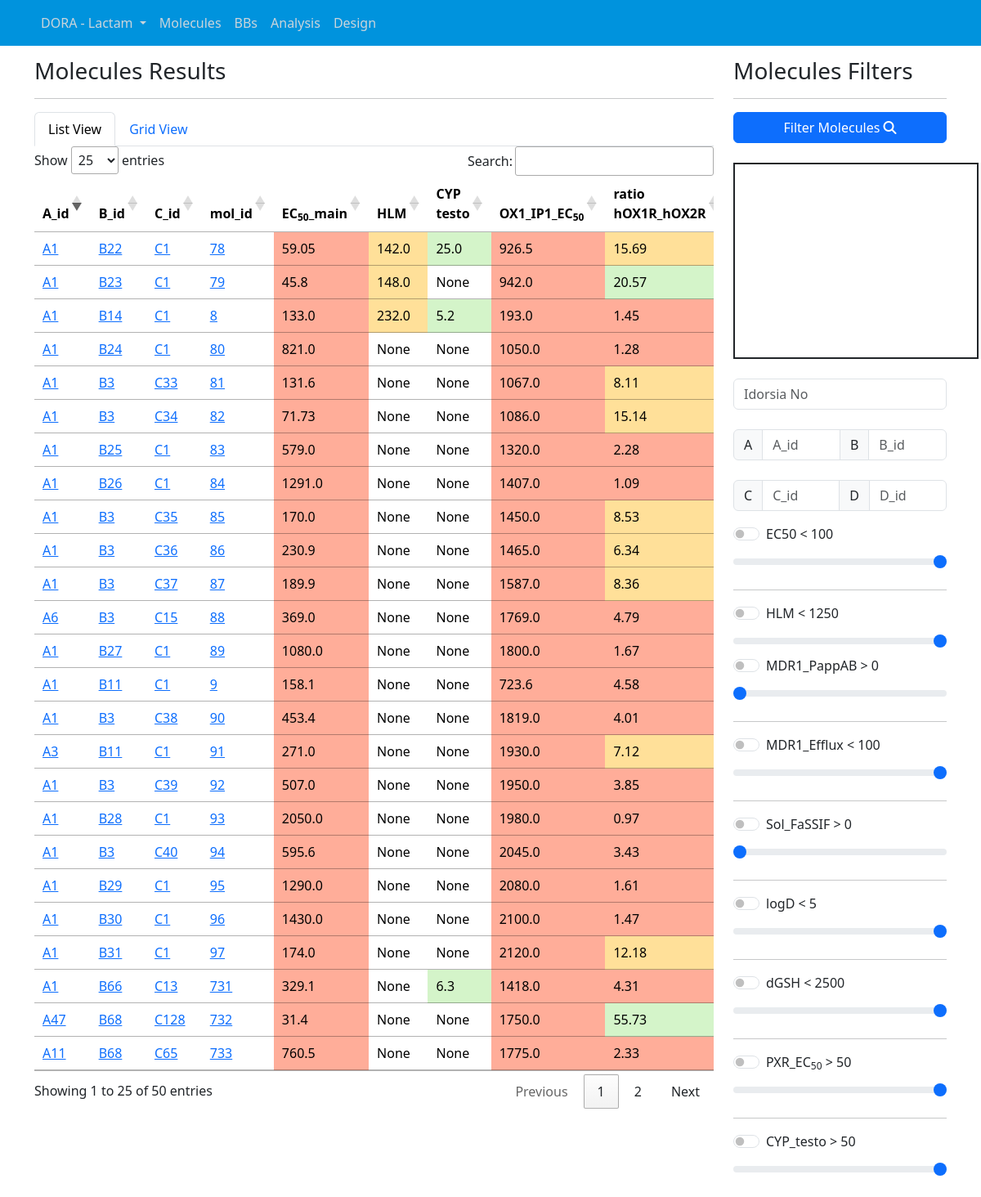
The page /molecules/ (signed in) on the database its author committed.
### projects/models.py (models this page shows, shortened)
class Series(models.Model):
    project = models.ForeignKey(Project, on_delete=models.CASCADE)
    series_name = models.CharField(max_length=25)
    sub_series = models.CharField(max_length=25, blank=True)
    n_mols = models.IntegerField(default=0)
    series_bbsar_coverage = models.FloatField(default=0)
    n_bb_tags = models.IntegerField(default=0)
    n_bbs = models.IntegerField(default=0)
    n_A = models.IntegerField(default=0)
    n_B = models.IntegerField(default=0)
    n_C = models.IntegerField(default=0)
    n_D = models.IntegerField(default=0)
    date_updated = models.DateTimeField(default=timezone.now)
    class Meta:
        unique_together = ('project', 'series_name')

class Project(models.Model):
    project_name = models.CharField(max_length=25)

### molecules/models.py (models this page shows, shortened)
class Molecule(models.Model):
    project = models.ForeignKey(Project, on_delete=models.CASCADE)
    series = models.CharField(max_length=16, default="MCs")
    sub_series = models.CharField(max_length=16, default="MC13")
    mol_smi = models.CharField(max_length=100)
    mol_id = models.CharField(max_length=16)
    mol_flag = models.CharField(max_length=32, null=True)
    A_id = models.CharField(max_length=4, null=True)
    B_id = models.CharField(max_length=4, null=True)
    C_id = models.CharField(max_length=4, null=True)
    D_id = models.CharField(max_length=4, null=True)
    bbs_id = models.CharField(max_length=16, null=True)
    BB_fu = models.FloatField(null=True)
    BBB_Brain = models.FloatField(null=True)
    BBB_Brain_2 = models.FloatField(null=True)
    BBB_Brain_Plasma_ratio = models.FloatField(null=True)
    BBB_Plasma = models.FloatField(null=True)
    BBB_Plasma_2 = models.FloatField(null=True)
    BBB_ratio_BrainPlasma = models.FloatField(null=True)
    CYP_mida = models.FloatField(null=True)
    CYP_shift = models.FloatField(null=True)
    CYP_testo = models.FloatField(null=True)
    CYP2C9_IC50 = models.FloatField(null=True)
    CYP2D6_IC50 = models.FloatField(null=True)
    CYP2C9_screening_IC50 = models.FloatField(null=True)
    CYP2D6_screening_IC50 = models.FloatField(null=True)
    CYP3A4_screening_mida_IC50 = models.FloatField(null=True)
    CYP3A4_screening_testo_IC50 = models.FloatField(null=True)
    DogLM = models.FloatField(null=True)
    DMPK_status = models.CharField(max_length=512, null=True)
    EC50_main = models.FloatField(null=True)
    FLP_EC50 = models.FloatField(null=True)
    FLP_effect = models.FloatField(null=True)
    GSH = models.FloatField(null=True)
    HLM = models.FloatField(null=True)
    hM1R_FLIPR_IC50 = models.FloatField(null=True)
    hM2R_FLIPR_IC50 = models.FloatField(null=True)
    hM3R_FLIPR_IC50 = models.FloatField(null=True)
    hM5R_FLIPR_IC50 = models.FloatField(null=True)
    IP1_effect = models.FloatField(null=True)
    KineticEV_AUC = models.FloatField(null=True)
    KineticEV_Cmax = models.FloatField(null=True)
    KineticIV_AUC = models.FloatField(null=True)
    KineticIV_Clearance = models.FloatField(null=True)
    logD = models.FloatField(null=True)
    MDR1_PappAB = models.FloatField(null=True)
    MDR1_efflux = models.FloatField(null=True)
    min_ratio_hM1R_hM2R = models.FloatField(null=True)
    MouseLM = models.FloatField(null=True)
    OX1_IP1_EC50 = models.FloatField(null=True)
    PPB_fu = models.FloatField(null=True)
    PXR_EC50 = models.FloatField(null=True)
    PXR_Emax = models.FloatField(null=True)
    ratio_hOX1R_hOX2R = models.FloatField(null=True)
    RatLM = models.FloatField(null=True)
    sol_FaSSIF = models.FloatField(null=True)
    sol_pH6 = models.FloatField(null=True)
    Tox_CellTiter_Glo_IC50 = models.FloatField(null=True)
    BPI_calc = models.FloatField(null=True)

### molecules/views.py (the view, shortened to what this page needs)
# urls.py: path('molecules/', views.molecules_home, name='molecules_home'),
def molecules_home(request):
    series_name = get_project_series_from_session(request)
    project = get_project_series_from_session(request)
    if series_name:
        n_bb_tags = series_name.n_bb_tags
        series_name = series_name.series_name
        project = project.project
        mols = Molecule.objects.filter(series=series_name)
    else:
        return redirect('projects_home')
    substr_smi = request.GET.get('smiles', '')
    mol_id = request.GET.get('molId', '')
    A_id = request.GET.get('A_id', '')
    B_id = request.GET.get('B_id', '')
    C_id = request.GET.get('C_id', '')
    D_id = request.GET.get('D_id', '')
    filter_ec50 = request.GET.get('currentFilterEC50', 20000)
    filter_ec50_on = request.GET.get('enableEC50Filter') == 'on'
    filter_HLM = request.GET.get('currentFilterHLM', 1250)
    filter_HLM_on = request.GET.get('enableHLMFilter') == 'on'
    filterMDR1PappAB = request.GET.get('currentFilterMDR1PappAB', 0)
    filter_MDR1PappAB_on = request.GET.get('enableMDR1PappABFilter') == 'on'
    filterMDR1Efflux = request.GET.get('currentFilterMDR1Efflux', 100)
    filter_MDR1Efflux_on = request.GET.get('enableMDR1EffluxFilter') == 'on'
    filterSolFaSSIF = request.GET.get('currentFilterSolFaSSIF', 0)
    filter_SolFaSSIF_on = request.GET.get('enableSolFaSSIFFilter') == 'on'
    filterLogD = request.GET.get('currentFilterLogD', 5)
    filter_LogD_on = request.GET.get('enableLogDFilter') == 'on'
    filterDGSH = request.GET.get('currentFilterDGSH', 2500)
    filter_DGSH_on = request.GET.get('enableDGSHFilter') == 'on'
    filter_PXR = request.GET.get('currentFilterPXR', 50)
    filter_PXR_on = request.GET.get('enablePXRFilter') == 'on'
    filter_CYPt = request.GET.get('currentFilterCYPt', 50)
    filter_CYPt_on = request.GET.get('enableCYPtFilter') == 'on'
    conditions = []
    mols = mols.filter(EC50_main__lte=int(filter_ec50)) if filter_ec50_on else mols
    mols = mols.filter(HLM__lte=int(filter_HLM)) if filter_HLM_on else mols
    mols = mols.filter(MDR1_PappAB__gte=int(filterMDR1PappAB)) if filter_MDR1PappAB_on else mols
    mols = mols.filter(MDR1_efflux__lte=int(filterMDR1Efflux)) if filter_MDR1Efflux_on else mols
    mols = mols.filter(sol_FaSSIF__gte=int(filterSolFaSSIF)) if filter_SolFaSSIF_on else mols
    mols = mols.filter(logD__lte=filterLogD) if filter_LogD_on else mols
    mols = mols.filter(GSH__lte=filterDGSH) if filter_DGSH_on else mols
    mols = mols.filter(PXR_EC50__gte=filter_PXR) if filter_PXR_on else mols
    mols = mols.filter(CYP_testo__gte=filter_CYPt) if filter_CYPt_on else mols
    if not any([mol_id, substr_smi, A_id, B_id, C_id, D_id, filter_ec50_on, filter_HLM_on, filter_MDR1PappAB_on, filter_MDR1Efflux_on, filter_SolFaSSIF_on, filter_LogD_on, filter_DGSH_on, filter_PXR_on, filter_CYPt_on]):
        mols = mols.all().order_by('-mol_id')[:50]
    mols_ppties_df = pd.DataFrame.from_records(mols.values()).replace({np.nan: None})
    context = {
        'mols':mols,
        'mols_ppties_df':mols_ppties_df,
        'mols_ppties_headers': mols_ppties_headers_project.get(project.project_name, []),
        'mols_ppties': mols_ppties_project.get(project.project_name, []),
        'series_name':series_name,
        'n_bb_tags': n_bb_tags,
        'project_name':project.project_name,
        'currentFilterEC50': filter_ec50,
        'currentFilterHLM': filter_HLM,
        'currentFilterMDR1PappAB': filterMDR1PappAB,
        'currentFilterMDR1Efflux': filterMDR1Efflux,
        'currentFilterSolFaSSIF':filterSolFaSSIF,
        'currentFilterLogD':filterLogD,
        'currentFilterDGSH': filterDGSH,
        'currentFilterPXR': filter_PXR,
        'currentFilterCYPt': filter_CYPt,
    }
    return render(request, 'molecules/molecules_home.html', context)

### molecules/templates/molecules/molecules_home.html (shortened to what this page needs)
{% extends "projects/base.html" %}
{% block content %}
<div class="media-body">
  <div class="row mb-3">
    <div class="col-md-9">
      <h3 class="mr-2">Molecules Results</h3>
      <hr>
      <ul class="nav nav-tabs" id="moleculesTabs" role="tablist">
        <li class="nav-item" role="presentation">
          <a class="nav-link active" id="molListView-tab" data-bs-toggle="tab" href="#molListView" role="tab"
            aria-controls="molListView" aria-selected="true">List View</a>
        </li>
        <li class="nav-item" role="presentation">
          <a class="nav-link" id="molGridView-tab" data-bs-toggle="tab" href="#molGridView" role="tab" aria-controls="molGridView"
            aria-selected="false">Grid View</a>
        </li>
      </ul>
      <div class="tab-content" id="moleculesTabsContent">
        <div class="tab-pane fade show active" id="molListView" role="tabpanel" aria-labelledby="molListView-tab">
          {% include 'molecules/_mols_ppties_table.html' %}
        </div>
      </div>
    </div>
    <div class="col-md-3">
      <h3 class="mr-2">Molecules Filters</h3>
        <hr>
        {% include 'molecules/_mols_filters_canvas.html' %}
    </div>
  </div>
</div>
{% endblock content %}

### projects/templates/projects/base.html (shortened to what this page needs)
{% load static %}
<!DOCTYPE html>
<html>
<head>
  <link rel="stylesheet" type="text/css" href="{% static 'projects/main.css' %}">
</head>
<body>
  <header class="site-header">
    <nav class="navbar navbar-expand-md navbar-dark bg-steel fixed-top">
      <div class="container">
        <div class="collapse navbar-collapse" id="navbarToggle">
          <ul class="navbar-nav mr-auto">
            <li class="nav-item dropdown">
              <a class="nav-link dropdown-toggle navbar-brand-dropdown" href="#" role="button" data-bs-toggle="dropdown" aria-expanded="false">
                {% if current_series %}
                  {{ current_series.project.project_name }} - {{ current_series.series_name }}
                {% else %}
                  Select Project - Series
                {% endif %}
              </a>
            </li>
            <li class="nav-item"><a class="nav-link" href="{% url 'molecules_home' %}">Molecules</a></li>
            <li class="nav-item"><a class="nav-link" href="{% url 'bbs_home' %}">BBs</a></li>
            <li class="nav-item"><a class="nav-link" href="{% url 'analysis_home' %}">Analysis</a></li>
            <li class="nav-item"><a class="nav-link" href="{% url 'design_home' %}">Design</a></li>
          </ul>
        </div>
      </div>
    </nav>
  </header>
  <main role="main" class="container">
    <div class="row">
      <div class="col-md-12">
        {% block content %}{% endblock %}
      </div>
    </div>
  </main>
  <link href="https://cdn.jsdelivr.net/npm/bootstrap@5.3.2/dist/css/bootstrap.min.css" rel="stylesheet"
>
  <link rel="stylesheet" type="text/css" href="https://cdn.datatables.net/1.13.6/css/jquery.dataTables.min.css">
</body>
</html>

### molecules/templates/molecules/_mols_ppties_table.html (shortened to what this page needs)
{% load static %}
{% load custom_filters %}
<div class="table-responsive">
  <table id="molsPptiesTable" class="table table-hover datatable">
    <thead>
      <tr>
        {% for header in mols_ppties_headers %}
        <th scope="col" class="sortable">{{ header|safe }}</th>
        {% endfor %}
      </tr>
    </thead>
    <tbody>
      {% for mol in mols_ppties_df.itertuples %}
      <tr>
        <td>
          {% if mol.A_id|default:'' %}
          <a href="{% url 'bb_home' mol.A_id %}" data-toggle="tooltip" data-html="true" title="{{mol.A_id}}"
            class="bb-tooltip-trigger" data-imgsrc='/media/bbs/{{project_name}}/{{series_name}}/{{mol.A_id}}.svg'>{{mol.A_id}}</a>
          {% endif %}
        </td>
        <td>
          {% if mol.B_id|default:'' %}
          <a href="{% url 'bb_home' mol.B_id %}" data-toggle="tooltip" data-html="true" title="{{mol.B_id}}"
            class="bb-tooltip-trigger" data-imgsrc='/media/bbs/{{project_name}}/{{series_name}}/{{mol.B_id}}.svg'>{{mol.B_id}}</a>
          {% endif %}
        </td>
        <td>
          {% if mol.C_id|default:'' %}
          <a href="{% url 'bb_home' mol.C_id %}" data-toggle="tooltip" data-html="true" title="{{mol.C_id}}"
            class="bb-tooltip-trigger" data-imgsrc='/media/bbs/{{project_name}}/{{series_name}}/{{mol.C_id}}.svg'>{{mol.C_id}}</a>
          {% endif %}
        </td>
        <td class="mol_id_cell">
          <a href="{% url 'molecule_home' mol.mol_id %}" data-toggle="tooltip" data-html="true" title="{{mol.mol_id}}"
            class="bb-tooltip-trigger" data-imgsrc='/media/mols/{{project_name}}/{{series_name}}/{{mol.mol_id}}.svg'>{{mol.mol_id}}</a>
        </td>
        {% for header in mols_ppties %}
          <td class="{{ header }}" style="background-color: {{ mol|get_attr:header|color_for_property:header }}">{{ mol|get_attr:header }}</td>
        {% endfor %}
      </tr>
      {% endfor %}
    </tbody>
  </table>
</div>

### rows shown on the page
Series: project.project_name "DORA", series_name "Lactam"
Molecule: A_id "A1", B_id "B31", C_id "C1", mol_id "97"
Molecule: A_id "A1", B_id "B30", C_id "C1", mol_id "96"
Molecule: A_id "A1", B_id "B29", C_id "C1", mol_id "95"
Molecule: A_id "A1", B_id "B3", C_id "C40", mol_id "94"
Molecule: A_id "A1", B_id "B28", C_id "C1", mol_id "93"
Molecule: A_id "A1", B_id "B3", C_id "C39", mol_id "92"
Molecule: A_id "A3", B_id "B11", C_id "C1", mol_id "91"
Molecule: A_id "A1", B_id "B3", C_id "C38", mol_id "90"
Molecule: A_id "A1", B_id "B11", C_id "C1"
Molecule: A_id "A1", B_id "B27", C_id "C1", mol_id "89"
Molecule: A_id "A6", B_id "B3", C_id "C15", mol_id "88"
Molecule: A_id "A1", B_id "B3", C_id "C37", mol_id "87"
Molecule: A_id "A1", B_id "B3", C_id "C36", mol_id "86"
Molecule: A_id "A1", B_id "B3", C_id "C35", mol_id "85"
Molecule: A_id "A1", B_id "B26", C_id "C1", mol_id "84"
Molecule: A_id "A1", B_id "B25", C_id "C1", mol_id "83"
Molecule: A_id "A1", B_id "B3", C_id "C34", mol_id "82"
Molecule: A_id "A1", B_id "B3", C_id "C33", mol_id "81"
Molecule: A_id "A1", B_id "B24", C_id "C1", mol_id "80"
Molecule: A_id "A1", B_id "B14", C_id "C1"
Molecule: A_id "A1", B_id "B23", C_id "C1", mol_id "79"
Molecule: A_id "A1", B_id "B22", C_id "C1", mol_id "78"
Molecule: A_id "A11", B_id "B68", C_id "C65", mol_id "733"
Molecule: A_id "A47", B_id "B68", C_id "C128", mol_id "732"
Molecule: A_id "A1", B_id "B66", C_id "C13", mol_id "731"

### other values the page prints
{{ header|safe }} "A_id" "B_id" "C_id" "mol_id" "EC 50 _main" "HLM" "CYP testo" "OX1_IP1_EC 50" "ratio hOX1R_hOX2R"
{{ mol|get_attr:header }} "174.0" "None" "None" "2120.0" "12.18" "1430.0" "None" "None" "2100.0" "1.47" "1290.0" "None" "None" "2080.0" "1.61" "595.6" "None" "None" "2045.0" "3.43" "2050.0" "None" "None" "1980.0" "0.97" "507.0" "None" "None" "1950.0" "3.85" "271.0" "None" "None" "1930.0" "7.12" "453.4" "None" "None" "1819.0" "4.01" "158.1" "None" "None" "723.6" "4.58" "1080.0" "None" "None" "1800.0" "1.67" "369.0" "None" "None" "1769.0" "4.79" "189.9" "None" "None" "1587.0" "8.36" "230.9" "None" "None" "1465.0" "6.34" "170.0" "None" "None" "1450.0" "8.53" "1291.0" "None" "None" "1407.0" "1.09" "579.0" "None" "None" "1320.0" "2.28" "71.73" "None" "None" "1086.0" "15.14" "131.6" "None" "None" "1067.0" "8.11" "821.0" "None" "None" "1050.0" "1.28" "133.0" "232.0" "5.2" "193.0" "1.45" "45.8" "148.0" "None" "942.0" "20.57" "59.05" "142.0" "25.0" "926.5" "15.69" "760.5" "None" "None" "1775.0" "2.33" "31.4" "None" "None" "1750.0" "55.73" "329.1" "None" "6.3" "1418.0" "4.31"
{{ mol.mol_id }} "9" "8"
